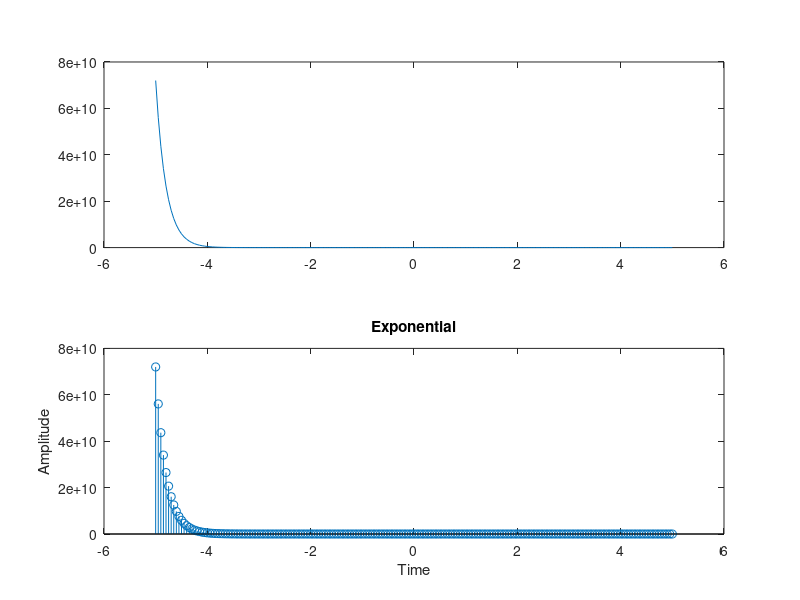

Recreate this plot in MATLAB.
clc;
clear all;
close all;
t= -5:0.05:5;
a=input('Enter a=');
Y = exp(-a*t);
subplot(2,1,1),plot(t,Y);
subplot(2,1,2),stem(t,Y);
xlabel('Time');
ylabel('Amplitude');
title('Exponential')